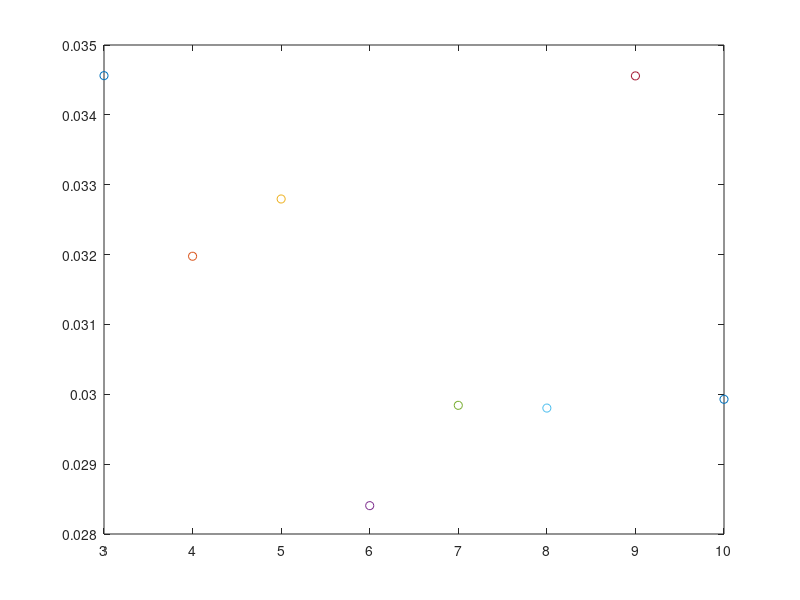
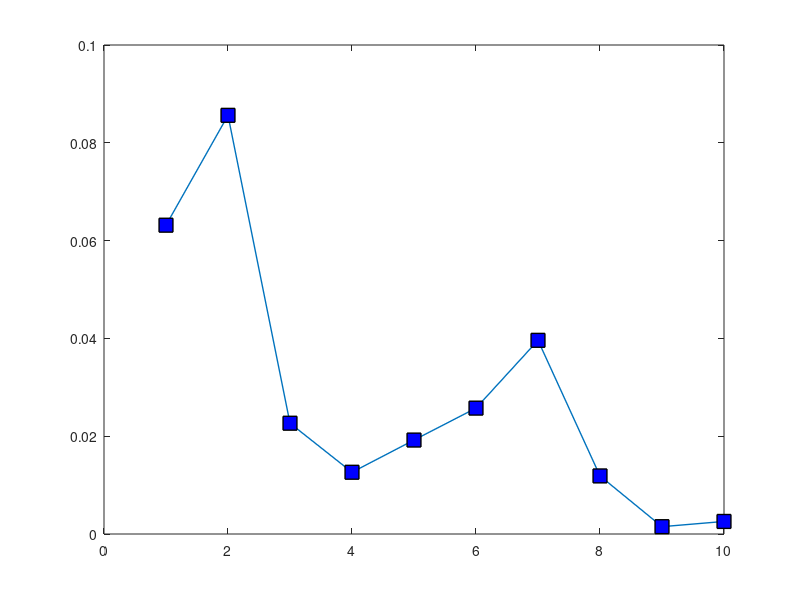
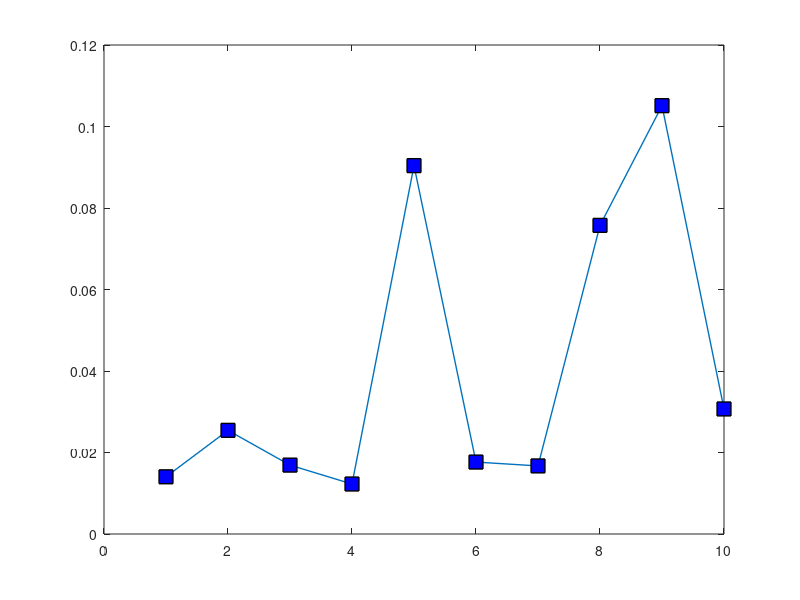

MATLAB code to generate these figures, in order:
clc;
clear all;
in = zeros(0,100);
out = zeros(0,100);
j = 1;
for i=0:0.02:2
    in(j) = i;
    out(j) = humps(i);
    j = j+1;
end

max_in = max(in);
max_out = max(out);

if max_in > 1
    in = in/max_in;
end
if max_out > 1
    out = out/max_out;
end

a = 1.7159;
b = 2/3;

data = randperm(100);
data_train = data(1: 70);
data_test1 = data(71: 80);
data_test2 = data(81: 90);
data_test3 = data(91: 100);

epsilon_test1 = 0.01;
epoch_tets1 = 250;
max_n = 10;
err_2 = zeros(1,max_n - 2);
figure('Name','1','NumberTitle','off');
for best_num_n = 3 : max_n
    w1 = rand(1,best_num_n);
    w2 = rand(1,best_num_n);
    
    net1 = zeros(1,best_num_n);
    net2 = 0;
    
    o1 = zeros(1,best_num_n);
    o2 = 0;
    
    eta = 0.25;
    E_tets1 = zeros(1 ,length(data_test1));
    
    mean_test1_err = 1000;
    for j = 1:epoch_tets1
        if mean_test1_err < epsilon_test1
            break;
        end
        for i = 1:length(data_train)
            d = out(data_train(i));
            net1 = in(data_train(i)) * w1;
            o1 = a*tanh(b*net1);
            net2 = w2*o1';
            o2 = net2;
            e = d - o2;
            
            fnet = a*tanh(b*net1);
            dfnet_dn = sech(fnet).*sech(fnet);
            
            gr_E_w2 = -1*(e)*1*o1;
            gr_E_w1 = -1*e*1*w2.*dfnet_dn*in(data_train(i));
            
            w1 = w1 - eta*gr_E_w1;
            w2 = w2 - eta*gr_E_w2;
        end
        
        for i = 1:length(data_test1)
            d_test1 = out(data_test1(i));
            i_test1 = in(data_test1(i));
            net1_test1 = i_test1*w1;
            o1_test1 = a*tanh(b*net1_test1);
            net2_test1 = w2 * o1_test1';
            o2_test1 = net2_test1;
            
            e_test1 = d_test1 - o2_test1;
            E_tets1(i) = E_tets1(i) + 1/2*(e_test1^2);
        end
        mean_test1_err = mean(E_tets1);
        E_tets1 = zeros(1 ,10);
    end
    
    
    mean_test2 = zeros(1,10);
    for n = 1 :10
        E_test2 = zeros(1, 10);
        for k = 1:length(data_test2)
            d_test2 = out(data_test2(k));
            i_test2 = in(data_test2(k));
            net1_test2 = i_test2*w1;
            o1_test2 = a*tanh(b*net1_test2);
            net2_test2 = w2 * o1_test2';
            o2_test2 = net2_test2;
            
            e_test2 = d_test2 - o2_test2;
            E_test2(k) = 1/2*(e_test2^2);
        end
        mean_test2(n) = mean(E_test2);
    end
    err_2(best_num_n) = mean(mean_test2);
    

    if(best_num_n == 3)
        bst_w1 = w1;
        bst_w2 = w2;
        ne = best_num_n;
    elseif(err_2(best_num_n) < err_2(ne))
        bst_w1 = w1;
        bst_w2 = w2;
        ne = best_num_n;
    end
    
    
    plot(best_num_n,err_2(best_num_n),'o')
    hold on;
    best_num_n;
    ne
end
hold off

E_test1_bst = zeros(1,length(data_test1));
for i = 1:length(data_test1)
    d_test1_bst = out(data_test1(i));
    i_test1_bst = in(data_test1(i));
    net1_test1_bst = i_test1_bst*bst_w1;
    o1_test1_bst = a*tanh(b*net1_test1_bst);
    net2_test1_bst = bst_w2 * o1_test1_bst';
    o2_test1_bst = net2_test1_bst;
    
    e_test1_bst = d_test1_bst - o2_test1_bst;
    E_test1_bst(i) = E_test1_bst(i) + 1/2*(e_test1_bst^2);
end
i = 1:length(data_test1);
figure('Name','first test error for opt neuron','NumberTitle','off');
plot(i,E_test1_bst,'-s','LineWidth',1,'MarkerEdgeColor','k','MarkerFaceColor','b','MarkerSize',10);

E_test3_bst = zeros(1,length(data_test3));
for i = 1:length(data_test3)
    d_test3_bst = out(data_test3(i));
    i_test3_bst = in(data_test3(i));
    net1_test3_bst = i_test3_bst*bst_w1;
    o1_test3_bst = a*tanh(b*net1_test3_bst);
    net2_test3_bst = bst_w2 * o1_test3_bst';
    o2_test3_bst = net2_test3_bst;
    
    e_test3_bst = d_test3_bst - o2_test3_bst;
    E_test3_bst(i) = E_test3_bst(i) + 1/2*(e_test3_bst^2);
end
i = 1:length(data_test3);
figure('Name','final error for opt neuron','NumberTitle','off');
plot(i,E_test3_bst,'-s','LineWidth',1,'MarkerEdgeColor','k','MarkerFaceColor','b','MarkerSize',10);





